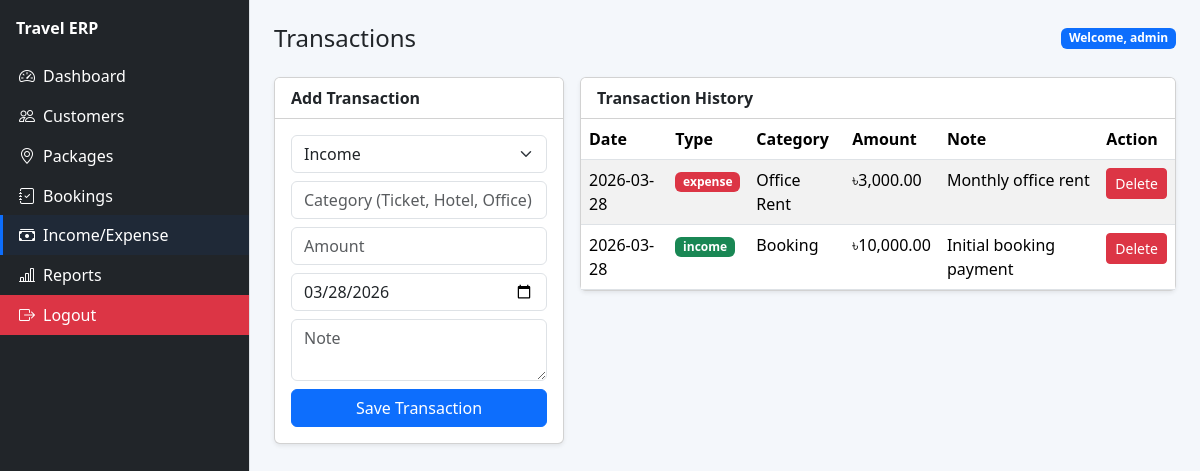
The page /dashboard.php?page=transactions (signed in) on the database its author committed.
### tables this page shows
CREATE TABLE IF NOT EXISTS transactions (
    id INT AUTO_INCREMENT PRIMARY KEY,
    type ENUM('income','expense') NOT NULL,
    category VARCHAR(100) NOT NULL,
    amount DECIMAL(12,2) NOT NULL,
    note VARCHAR(255),
    date DATE NOT NULL,
    created_at TIMESTAMP DEFAULT CURRENT_TIMESTAMP
);

### config/helpers.php (called while the page is built, shortened)
<?php
function e(string $value): string
{
    return htmlspecialchars($value, ENT_QUOTES, 'UTF-8');
}
function money(float $value): string
{
    return number_format($value, 2);
}

### pages/transactions.php (the view, shortened to what this page needs)
<?php
$txns = $conn->query('SELECT * FROM transactions ORDER BY date DESC, id DESC');
?>
<div class="row g-3">
    <div class="col-lg-4">
        <div class="card shadow-sm">
            <div class="card-header bg-white fw-bold">Add Transaction</div>
            <div class="card-body">
                <form method="post">
                    <select class="form-select mb-2" name="type" required>
                        <option value="income">Income</option>
                    </select>
                    <input class="form-control mb-2" name="category" placeholder="Category (Ticket, Hotel, Office)" required>
                    <input class="form-control mb-2" type="number" step="0.01" name="amount" placeholder="Amount" required>
                    <input class="form-control mb-2" type="date" name="date" value="<?= date('Y-m-d') ?>" required>
                    <textarea class="form-control mb-2" name="note" placeholder="Note"></textarea>
                    <button class="btn btn-primary w-100">Save Transaction</button>
                </form>
            </div>
        </div>
    </div>
    <div class="col-lg-8">
        <div class="card shadow-sm">
            <div class="card-header bg-white fw-bold">Transaction History</div>
            <div class="table-responsive">
                <table class="table table-striped mb-0">
                    <thead><tr><th>Date</th><th>Type</th><th>Category</th><th>Amount</th><th>Note</th><th>Action</th></tr></thead>
                    <tbody>
                    <?php while ($t = $txns->fetch_assoc()): ?>
                        <tr>
                            <td><?= e($t['date']) ?></td>
                            <td><span class="badge bg-<?= $t['type'] === 'income' ? 'success' : 'danger' ?>"><?= e($t['type']) ?></span></td>
                            <td><?= e($t['category']) ?></td>
                            <td>৳<?= money((float) $t['amount']) ?></td>
                            <td><?= e($t['note']) ?></td>
                            <td>
                                <form method="post" onsubmit="return confirm('Delete this transaction?')">
                                    <button class="btn btn-sm btn-danger">Delete</button>
                                </form>
                            </td>
                        </tr>
                    <?php endwhile; ?>
                    </tbody>
                </table>
            </div>
        </div>
    </div>
</div>

### assets/style.css (style rules this page uses)
body { background: #f4f7fb; font-family: 'Segoe UI', Tahoma, Geneva, Verdana, sans-serif; }

### rows shown on the page
transactions: date "2026-03-28", type "expense", category "Office Rent", amount "3,000.00", note "Monthly office rent"
transactions: date "2026-03-28", type "income", category "Booking", amount "10,000.00", note "Initial booking payment"

### other values the page prints
$page "Transactions"
$_SESSION['admin_name'] "admin"
